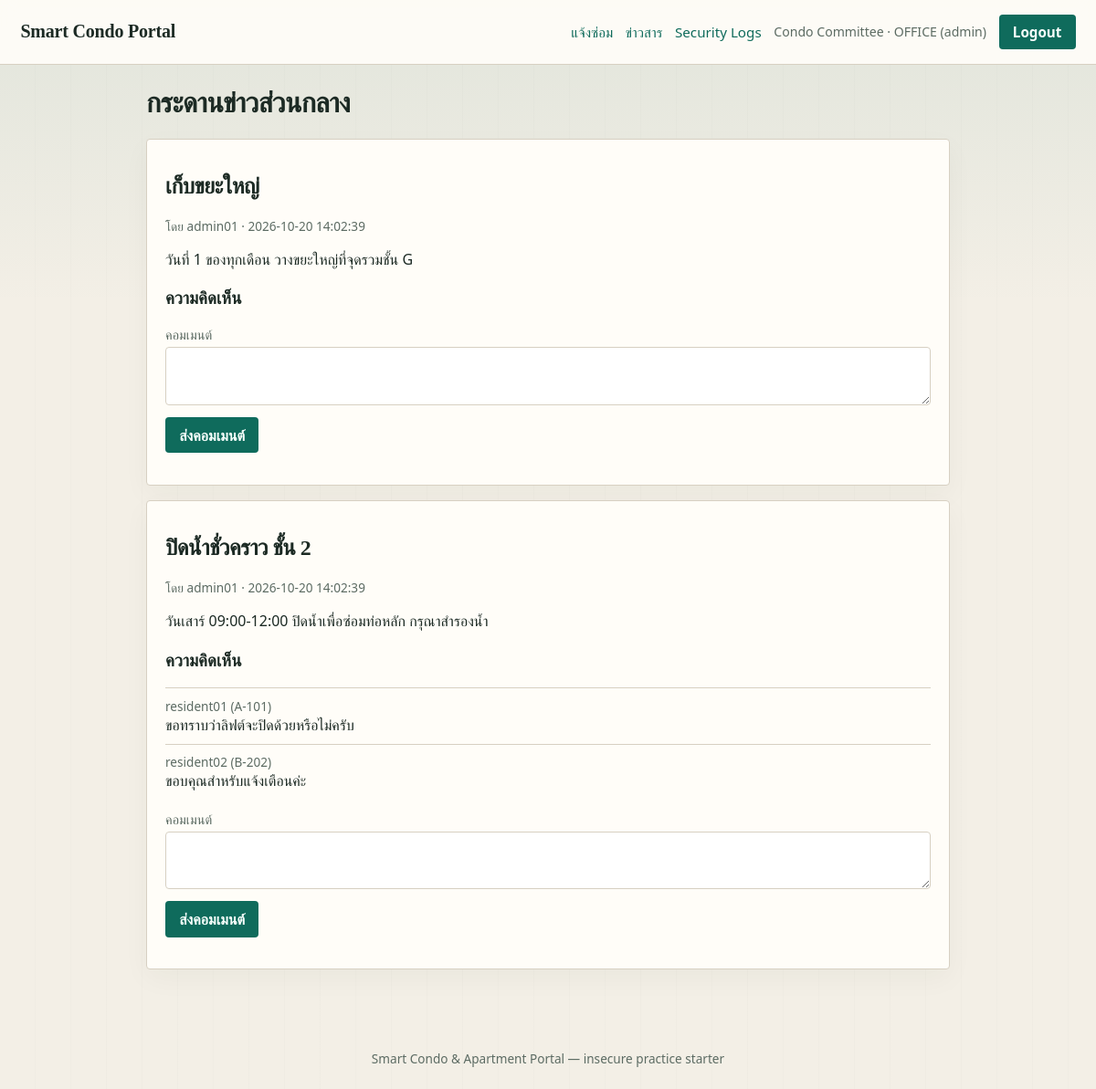
The app's page /php/www/announcements.php (signed in) with its own data.
### tables this page shows
CREATE TABLE IF NOT EXISTS announcements (
  id INT AUTO_INCREMENT PRIMARY KEY,
  title VARCHAR(150) NOT NULL,
  body TEXT NOT NULL,
  posted_by VARCHAR(50) NOT NULL,
  created_at DATETIME NOT NULL DEFAULT CURRENT_TIMESTAMP
);

CREATE TABLE IF NOT EXISTS announcement_comments (
  id INT AUTO_INCREMENT PRIMARY KEY,
  announcement_id INT NOT NULL,
  resident_id INT NOT NULL,
  comment TEXT NOT NULL,
  created_at DATETIME NOT NULL DEFAULT CURRENT_TIMESTAMP,
  CONSTRAINT fk_ac_announcement
    FOREIGN KEY (announcement_id) REFERENCES announcements(id)
    ON DELETE CASCADE,
  CONSTRAINT fk_ac_resident
    FOREIGN KEY (resident_id) REFERENCES residents(id)
    ON DELETE CASCADE
);

CREATE TABLE IF NOT EXISTS residents (
  id INT AUTO_INCREMENT PRIMARY KEY,
  username VARCHAR(50) NOT NULL UNIQUE,
  password_hash VARCHAR(255) NOT NULL,
  full_name VARCHAR(100) NOT NULL,
  room_code VARCHAR(20) NOT NULL,
  phone VARCHAR(20) NOT NULL,
  role VARCHAR(20) NOT NULL DEFAULT 'resident',
  created_at DATETIME NOT NULL DEFAULT CURRENT_TIMESTAMP,
  INDEX idx_residents_room (room_code)
);

### php/www/includes/config.php (called while the page is built, shortened)
<?php
function h(string $value): string
{
    return htmlspecialchars($value, ENT_QUOTES | ENT_SUBSTITUTE, 'UTF-8');
}
function current_user(): ?array
{
    return [
        'id' => (int)($_SESSION['user_id'] ?? 0),
        'username' => (string)($_SESSION['username'] ?? ''),
        'role' => (string)($_SESSION['role'] ?? 'resident'),
        'room_code' => (string)($_SESSION['room_code'] ?? ''),
        'full_name' => (string)($_SESSION['full_name'] ?? ''),
    ];
}
function is_admin(array $user): bool
{
    return ($user['role'] ?? '') === 'admin';
}

### php/www/announcements.php (the view, shortened to what this page needs)
<?php
require_once __DIR__ . '/includes/auth_check.php';
require_once __DIR__ . '/includes/layout.php';
$posts = $mysqli->query('SELECT * FROM announcements ORDER BY id DESC')->fetch_all(MYSQLI_ASSOC);
render_header('กระดานข่าว');
?>
<h1>กระดานข่าวส่วนกลาง</h1>
<?php foreach ($posts as $p): ?>
  <?php
    $aid = (int)$p['id'];
    $cstmt = $mysqli->prepare(
        'SELECT c.*, r.username, r.room_code FROM announcement_comments c
         JOIN residents r ON r.id = c.resident_id
         WHERE c.announcement_id = ? ORDER BY c.id ASC'
    );
    $cstmt->bind_param('i', $aid);
    $cstmt->execute();
    $comments = $cstmt->get_result()->fetch_all(MYSQLI_ASSOC);
  ?>
  <div class="card">
    <h2><?= h($p['title']) ?></h2>
    <p class="meta">โดย <?= h($p['posted_by']) ?> · <?= h($p['created_at']) ?></p>
    <p><?= nl2br(h($p['body'])) ?></p>
    <h3>ความคิดเห็น</h3>
    <?php foreach ($comments as $c): ?>
      <div style="border-top:1px solid var(--line); padding:.6rem 0;">
        <div class="meta"><?= h($c['username']) ?> (<?= h($c['room_code']) ?>)</div>
        <div class="comment-body">
          <?php
          echo $c['comment'];
          ?>
        </div>
      </div>
    <?php endforeach; ?>
    <form action="/announcement_actions.php" style="margin-top:.75rem">
      <label>คอมเมนต์</label>
      <textarea name="comment" rows="2" required></textarea>
      <p style="margin-top:.5rem"><button type="submit">ส่งคอมเมนต์</button></p>
    </form>
  </div>
<?php endforeach; ?>
<?php render_footer(); ?>

### php/www/includes/layout.php (shortened to what this page needs)
<?php
function render_header(string $title): void
{
    $user = current_user();
    echo '<!doctype html><html lang="th"><head><meta charset="utf-8">';
    echo '<link rel="stylesheet" href="/assets/style.css">';
    echo '</head><body><header class="top">';
    echo '<a class="brand" href="/index.php">Smart Condo Portal</a><nav>';
    echo '<a href="/repairs.php">แจ้งซ่อม</a>';
    echo '<a href="/announcements.php">ข่าวสาร</a>';
    if ($user) {
        if (is_admin($user)) {
            echo '<a href="/admin_logs.php">Security Logs</a>';
        }
        echo '<span class="who">' . h($user['full_name'] ?: $user['username']);
        echo ' · ' . h($user['room_code']) . ' (' . h($user['role']) . ')</span>';
        echo '<form class="inline" action="/logout.php">';
        echo '<button type="submit">Logout</button></form>';
    } else {
        echo '<a href="/login.php">Login</a>';
        echo '<a href="/register.php">Register</a>';
    }
    echo '</nav></header><main class="wrap">';
}
function render_footer(): void
{
    echo '</main><footer class="foot">Smart Condo &amp; Apartment Portal — insecure practice starter</footer></body></html>';
}

### php/www/assets/style.css (style rules this page uses)
:root { --bg: #f3efe6; --panel: #fffdf8; --ink: #1c2a24; --muted: #5c6b63; --line: #d7d0c2; --accent: #0f6b5c; --accent-2: #c45c26; --danger: #b42318; --ok: #1b7a4a; --font: "Source Serif 4", "IBM Plex Sans Thai", Georgia, serif; --sans: "IBM Plex Sans Thai", "Segoe UI", sans-serif; }
* { box-sizing: border-box; }
body { margin: 0; color: var(--ink); font-family: var(--sans); background: linear-gradient(180deg, rgba(15,107,92,.08), transparent 28%), repeating-linear-gradient(90deg, transparent, transparent 38px, rgba(28,42,36,.03) 39px), var(--bg); min-height: 100vh; }
a { color: var(--accent); text-decoration: none; }
.top { display: flex; justify-content: space-between; align-items: center; gap: 1rem; padding: 1rem 1.4rem; border-bottom: 1px solid var(--line); background: rgba(255,253,248,.92); position: sticky; top: 0; backdrop-filter: blur(8px); }
.brand { font-family: var(--font); font-weight: 700; font-size: 1.25rem; color: var(--ink); letter-spacing: -.01em; }
nav { display: flex; flex-wrap: wrap; gap: .85rem; align-items: center; font-size: .95rem; }
.who { color: var(--muted); font-size: .88rem; }
.wrap { max-width: 920px; margin: 0 auto; padding: 1.6rem 1.25rem 3rem; }
.foot { text-align: center; color: var(--muted); padding: 1.5rem; font-size: .85rem; }
h1, h2 { font-family: var(--font); letter-spacing: -.02em; }
h1 { margin-top: 0; font-size: 1.9rem; }
.card { background: var(--panel); border: 1px solid var(--line); border-radius: 4px; padding: 1.15rem 1.25rem; margin: 1rem 0; box-shadow: 0 10px 30px rgba(28,42,36,.04); }
label { display: block; margin: .65rem 0 .25rem; color: var(--muted); font-size: .9rem; }
input, select, textarea, button { font: inherit; border-radius: 4px; border: 1px solid var(--line); background: #fff; color: var(--ink); padding: .55rem .7rem; width: 100%; }
button, .btn { width: auto; cursor: pointer; background: var(--accent); color: #f7fffc; border: 0; font-weight: 600; padding: .55rem .95rem; display: inline-block; }
.inline { display: inline; }
.inline button { width: auto; }
.meta { color: var(--muted); font-size: .85rem; }

### records on screen
announcements: title "เก็บขยะใหญ่", posted_by "admin01", created_at "2026-10-20 14:02:39", body "วันที่ 1 ของทุกเดือน วางขยะใหญ่ที่จุดรวมชั้น G"
announcements: title "ปิดน้ำชั่วคราว ชั้น 2", posted_by "admin01", created_at "2026-10-20 14:02:39", body "วันเสาร์ 09:00-12:00 ปิดน้ำเพื่อซ่อมท่อหลัก กรุณาสำรองน้ำ"
announcement_comments: resident.username "resident01", resident.room_code "A-101", comment "ขอทราบว่าลิฟต์จะปิดด้วยหรือไม่ครับ"
announcement_comments: resident.username "resident02", resident.room_code "B-202", comment "ขอบคุณสำหรับแจ้งเตือนค่ะ"

### other values on screen
$user['full_name'] ?: $user['username'] "Condo Committee"
$user['room_code'] "OFFICE"
$user['role'] "admin"
